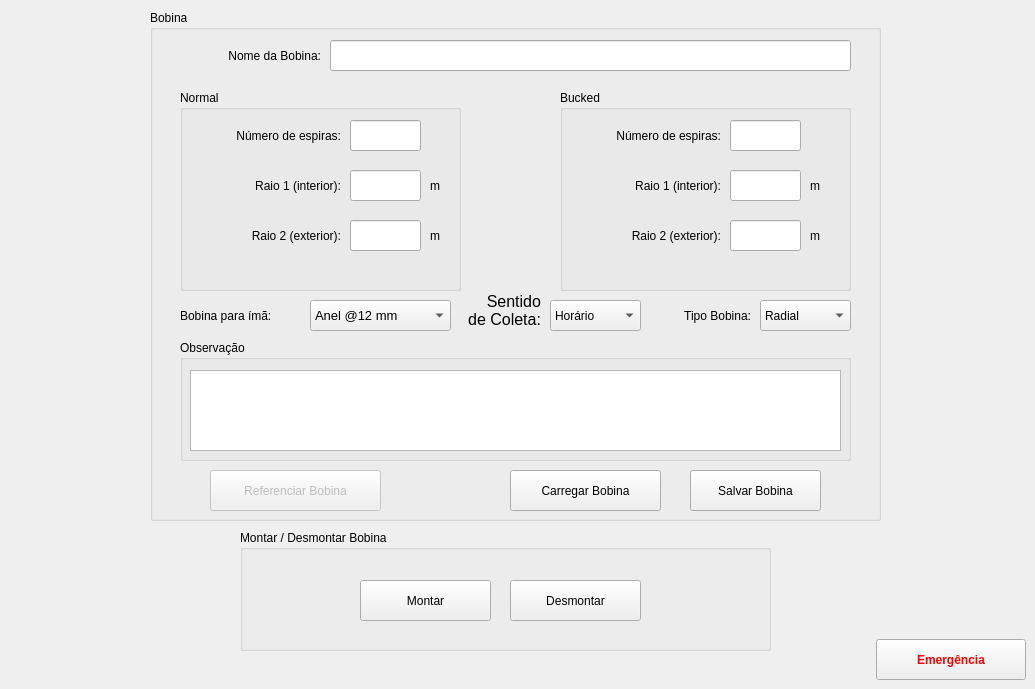
    <widget class="QWidget" name="tab_6">
     <attribute name="icon">
      <iconset>
       <normaloff>imagens/Bobina_3.PNG</normaloff>imagens/Bobina_3.PNG</iconset>
     </attribute>
     <attribute name="title">
      <string>Bobina</string>
     </attribute>
     <widget class="QGroupBox" name="groupBox_15">
      <property name="geometry">
       <rect>
        <x>150</x>
        <y>10</y>
        <width>731</width>
        <height>511</height>
       </rect>
      </property>
      <property name="title">
       <string>Bobina</string>
      </property>
      <widget class="QGroupBox" name="groupBox_14">
       <property name="geometry">
        <rect>
         <x>410</x>
         <y>80</y>
         <width>291</width>
         <height>201</height>
        </rect>
       </property>
       <property name="title">
        <string>Bucked</string>
       </property>
       <widget class="QLineEdit" name="nespirasb">
        <property name="geometry">
         <rect>
          <x>170</x>
          <y>30</y>
          <width>71</width>
          <height>31</height>
         </rect>
        </property>
       </widget>
       <widget class="QLineEdit" name="raio1b">
        <property name="geometry">
         <rect>
          <x>170</x>
          <y>80</y>
          <width>71</width>
          <height>31</height>
         </rect>
        </property>
        <property name="text">
         <string/>
        </property>
       </widget>
       <widget class="QLineEdit" name="raio2b">
        <property name="geometry">
         <rect>
          <x>170</x>
          <y>130</y>
          <width>71</width>
          <height>31</height>
         </rect>
        </property>
       </widget>
       <widget class="QLabel" name="label_80">
        <property name="geometry">
         <rect>
          <x>20</x>
          <y>30</y>
          <width>141</width>
          <height>31</height>
         </rect>
        </property>
        <property name="text">
         <string>Número de espiras:</string>
        </property>
        <property name="alignment">
         <set>Qt::AlignRight|Qt::AlignTrailing|Qt::AlignVCenter</set>
        </property>
       </widget>
       <widget class="QLabel" name="label_83">
        <property name="geometry">
         <rect>
          <x>250</x>
          <y>80</y>
          <width>21</width>
          <height>31</height>
         </rect>
        </property>
        <property name="text">
         <string>m</string>
        </property>
       </widget>
       <widget class="QLabel" name="label_84">
        <property name="geometry">
         <rect>
          <x>250</x>
          <y>130</y>
          <width>21</width>
          <height>31</height>
         </rect>
        </property>
        <property name="text">
         <string>m</string>
        </property>
       </widget>
       <widget class="QLabel" name="label_87">
        <property name="geometry">
         <rect>
          <x>20</x>
          <y>130</y>
          <width>141</width>
          <height>31</height>
         </rect>
        </property>
        <property name="text">
         <string>Raio 2 (exterior):</string>
        </property>
        <property name="alignment">
         <set>Qt::AlignRight|Qt::AlignTrailing|Qt::AlignVCenter</set>
        </property>
       </widget>
       <widget class="QLabel" name="label_86">
        <property name="geometry">
         <rect>
          <x>20</x>
          <y>80</y>
          <width>141</width>
          <height>31</height>
         </rect>
        </property>
        <property name="text">
         <string>Raio 1 (interior):</string>
        </property>
        <property name="alignment">
         <set>Qt::AlignRight|Qt::AlignTrailing|Qt::AlignVCenter</set>
        </property>
       </widget>
      </widget>
      <widget class="QGroupBox" name="groupBox_13">
       <property name="geometry">
        <rect>
         <x>30</x>
         <y>80</y>
         <width>281</width>
         <height>201</height>
        </rect>
       </property>
       <property name="title">
        <string>Normal</string>
       </property>
       <widget class="QLineEdit" name="nespiras">
        <property name="geometry">
         <rect>
          <x>170</x>
          <y>30</y>
          <width>71</width>
          <height>31</height>
         </rect>
        </property>
       </widget>
       <widget class="QLineEdit" name="raio1">
        <property name="geometry">
         <rect>
          <x>170</x>
          <y>80</y>
          <width>71</width>
          <height>31</height>
         </rect>
        </property>
        <property name="text">
         <string/>
        </property>
       </widget>
       <widget class="QLineEdit" name="raio2">
        <property name="geometry">
         <rect>
          <x>170</x>
          <y>130</y>
          <width>71</width>
          <height>31</height>
         </rect>
        </property>
       </widget>
       <widget class="QLabel" name="label_75">
        <property name="geometry">
         <rect>
          <x>20</x>
          <y>30</y>
          <width>141</width>
          <height>31</height>
         </rect>
        </property>
        <property name="text">
         <string>Número de espiras:</string>
        </property>
        <property name="alignment">
         <set>Qt::AlignRight|Qt::AlignTrailing|Qt::AlignVCenter</set>
        </property>
       </widget>
       <widget class="QLabel" name="label_76">
        <property name="geometry">
         <rect>
          <x>20</x>
          <y>80</y>
          <width>141</width>
          <height>31</height>
         </rect>
        </property>
        <property name="text">
         <string>Raio 1 (interior):</string>
        </property>
        <property name="alignment">
         <set>Qt::AlignRight|Qt::AlignTrailing|Qt::AlignVCenter</set>
        </property>
       </widget>
       <widget class="QLabel" name="label_77">
        <property name="geometry">
         <rect>
          <x>20</x>
          <y>130</y>
          <width>141</width>
          <height>31</height>
         </rect>
        </property>
        <property name="text">
         <string>Raio 2 (exterior):</string>
        </property>
        <property name="alignment">
         <set>Qt::AlignRight|Qt::AlignTrailing|Qt::AlignVCenter</set>
        </property>
       </widget>
       <widget class="QLabel" name="label_78">
        <property name="geometry">
         <rect>
          <x>250</x>
          <y>80</y>
          <width>21</width>
          <height>31</height>
         </rect>
        </property>
        <property name="text">
         <string>m</string>
        </property>
       </widget>
       <widget class="QLabel" name="label_79">
        <property name="geometry">
         <rect>
          <x>250</x>
          <y>130</y>
          <width>21</width>
          <height>31</height>
         </rect>
        </property>
        <property name="text">
         <string>m</string>
        </property>
       </widget>
      </widget>
      <widget class="QPushButton" name="BobinaS">
       <property name="geometry">
        <rect>
         <x>540</x>
         <y>460</y>
         <width>131</width>
         <height>41</height>
        </rect>
       </property>
       <property name="text">
        <string>Salvar Bobina</string>
       </property>
       <property name="icon">
        <iconset>
         <normaloff>imagens/save.png</normaloff>imagens/save.png</iconset>
       </property>
      </widget>
      <widget class="QPushButton" name="BobinaL">
       <property name="geometry">
        <rect>
         <x>360</x>
         <y>460</y>
         <width>151</width>
         <height>41</height>
        </rect>
       </property>
       <property name="text">
        <string>Carregar Bobina</string>
       </property>
       <property name="icon">
        <iconset>
         <normaloff>imagens/1351621523_Download.png</normaloff>imagens/1351621523_Download.png</iconset>
       </property>
      </widget>
      <widget class="QLineEdit" name="BobinaNome">
       <property name="geometry">
        <rect>
         <x>180</x>
         <y>30</y>
         <width>521</width>
         <height>31</height>
        </rect>
       </property>
      </widget>
      <widget class="QLabel" name="label_85">
       <property name="geometry">
        <rect>
         <x>40</x>
         <y>30</y>
         <width>131</width>
         <height>31</height>
        </rect>
       </property>
       <property name="text">
        <string>Nome da Bobina:</string>
       </property>
       <property name="alignment">
        <set>Qt::AlignRight|Qt::AlignTrailing|Qt::AlignVCenter</set>
       </property>
      </widget>
      <widget class="QLabel" name="label_34">
       <property name="geometry">
        <rect>
         <x>310</x>
         <y>280</y>
         <width>81</width>
         <height>41</height>
        </rect>
       </property>
       <property name="font">
        <font>
         <pointsize>12</pointsize>
        </font>
       </property>
       <property name="text">
        <string>Sentido 
 de Coleta:</string>
       </property>
       <property name="alignment">
        <set>Qt::AlignRight|Qt::AlignTrailing|Qt::AlignVCenter</set>
       </property>
      </widget>
      <widget class="QComboBox" name="sentido_2">
       <property name="geometry">
        <rect>
         <x>400</x>
         <y>290</y>
         <width>91</width>
         <height>31</height>
        </rect>
       </property>
       <item>
        <property name="text">
         <string>Horário</string>
        </property>
       </item>
       <item>
        <property name="text">
         <string>Anti-horário</string>
        </property>
       </item>
      </widget>
      <widget class="QComboBox" name="tipo_bobina">
       <property name="geometry">
        <rect>
         <x>610</x>
         <y>290</y>
         <width>91</width>
         <height>31</height>
        </rect>
       </property>
       <item>
        <property name="text">
         <string>Radial</string>
        </property>
       </item>
       <item>
        <property name="text">
         <string>Tangêncial</string>
        </property>
       </item>
      </widget>
      <widget class="QLabel" name="label_53">
       <property name="geometry">
        <rect>
         <x>500</x>
         <y>290</y>
         <width>101</width>
         <height>31</height>
        </rect>
       </property>
       <property name="text">
        <string>Tipo Bobina:</string>
       </property>
       <property name="alignment">
        <set>Qt::AlignRight|Qt::AlignTrailing|Qt::AlignVCenter</set>
       </property>
      </widget>
      <widget class="QGroupBox" name="groupBox_29">
       <property name="geometry">
        <rect>
         <x>30</x>
         <y>330</y>
         <width>671</width>
         <height>121</height>
        </rect>
       </property>
       <property name="title">
        <string>Observação</string>
       </property>
       <widget class="QTextEdit" name="observacao_bobina">
        <property name="geometry">
         <rect>
          <x>10</x>
          <y>30</y>
          <width>651</width>
          <height>81</height>
         </rect>
        </property>
       </widget>
      </widget>
      <widget class="QPushButton" name="Referenciar_Bobina">
       <property name="enabled">
        <bool>false</bool>
       </property>
       <property name="geometry">
        <rect>
         <x>60</x>
         <y>460</y>
         <width>171</width>
         <height>41</height>
        </rect>
       </property>
       <property name="text">
        <string>Referenciar Bobina</string>
       </property>
       <property name="icon">
        <iconset>
         <normaloff>../../.designer/backup/imagens/Referenciar.png</normaloff>../../.designer/backup/imagens/Referenciar.png</iconset>
       </property>
       <property name="iconSize">
        <size>
         <width>20</width>
         <height>20</height>
        </size>
       </property>
      </widget>
      <widget class="QLabel" name="label_175">
       <property name="geometry">
        <rect>
         <x>30</x>
         <y>290</y>
         <width>121</width>
         <height>31</height>
        </rect>
       </property>
       <property name="text">
        <string>Bobina para ímã:</string>
       </property>
      </widget>
      <widget class="QComboBox" name="ima_bobina">
       <property name="geometry">
        <rect>
         <x>160</x>
         <y>290</y>
         <width>141</width>
         <height>31</height>
        </rect>
       </property>
       <property name="font">
        <font>
         <pointsize>10</pointsize>
        </font>
       </property>
       <property name="currentIndex">
        <number>1</number>
       </property>
       <item>
        <property name="text">
         <string>Booster @17.5 mm</string>
        </property>
       </item>
       <item>
        <property name="text">
         <string>Anel @12 mm</string>
        </property>
       </item>
      </widget>
     </widget>
     <widget class="QGroupBox" name="groupBox_9">
      <property name="geometry">
       <rect>
        <x>240</x>
        <y>530</y>
        <width>531</width>
        <height>121</height>
       </rect>
      </property>
      <property name="title">
       <string>Montar / Desmontar Bobina</string>
      </property>
      <widget class="QPushButton" name="montar">
       <property name="geometry">
        <rect>
         <x>120</x>
         <y>50</y>
         <width>131</width>
         <height>41</height>
        </rect>
       </property>
       <property name="text">
        <string>Montar</string>
       </property>
      </widget>
      <widget class="QPushButton" name="desmontar">
       <property name="geometry">
        <rect>
         <x>270</x>
         <y>50</y>
         <width>131</width>
         <height>41</height>
        </rect>
       </property>
       <property name="text">
        <string>Desmontar</string>
       </property>
      </widget>
     </widget>
     <widget class="QPushButton" name="Emergencia_6">
      <property name="geometry">
       <rect>
        <x>876</x>
        <y>639</y>
        <width>150</width>
        <height>41</height>
       </rect>
      </property>
      <property name="palette">
       <palette>
        <active>
         <colorrole role="ButtonText">
          <brush brushstyle="SolidPattern">
           <color alpha="255">
            <red>255</red>
            <green>0</green>
            <blue>0</blue>
           </color>
          </brush>
         </colorrole>
        </active>
        <inactive>
         <colorrole role="ButtonText">
          <brush brushstyle="SolidPattern">
           <color alpha="255">
            <red>255</red>
            <green>0</green>
            <blue>0</blue>
           </color>
          </brush>
         </colorrole>
        </inactive>
        <disabled>
         <colorrole role="ButtonText">
          <brush brushstyle="SolidPattern">
           <color alpha="255">
            <red>120</red>
            <green>120</green>
            <blue>120</blue>
           </color>
          </brush>
         </colorrole>
        </disabled>
       </palette>
      </property>
      <property name="font">
       <font>
        <weight>75</weight>
        <bold>true</bold>
       </font>
      </property>
      <property name="text">
       <string>Emergência</string>
      </property>
      <property name="icon">
       <iconset>
        <normaloff>imagens/emergency_icon_01.png</normaloff>imagens/emergency_icon_01.png</iconset>
      </property>
      <property name="iconSize">
       <size>
        <width>35</width>
        <height>35</height>
       </size>
      </property>
     </widget>
    </widget>
